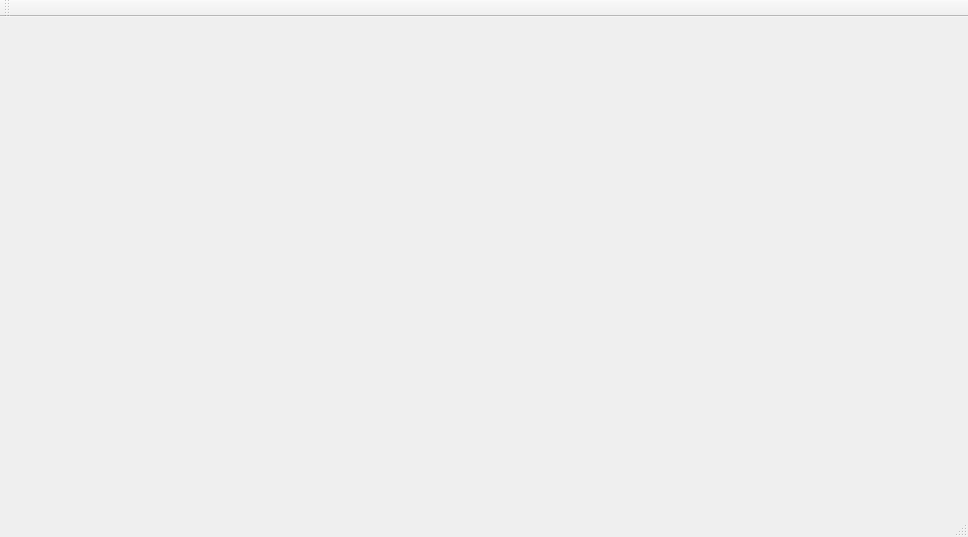
<?xml version="1.0" encoding="UTF-8"?>
<ui version="4.0">
 <class>MainWindow</class>
 <widget class="QMainWindow" name="MainWindow">
  <property name="geometry">
   <rect>
    <x>0</x>
    <y>0</y>
    <width>968</width>
    <height>537</height>
   </rect>
  </property>
  <property name="windowTitle">
   <string>BlockEditor</string>
  </property>
  <widget class="QWidget" name="centralWidget"/>
  <widget class="QMenuBar" name="menuBar">
   <property name="geometry">
    <rect>
     <x>0</x>
     <y>0</y>
     <width>968</width>
     <height>22</height>
    </rect>
   </property>
  </widget>
  <widget class="QToolBar" name="mainToolBar">
   <attribute name="toolBarArea">
    <enum>TopToolBarArea</enum>
   </attribute>
   <attribute name="toolBarBreak">
    <bool>false</bool>
   </attribute>
  </widget>
  <widget class="QStatusBar" name="statusBar"/>
 </widget>
 <layoutdefault spacing="6" margin="11"/>
 <resources/>
 <connections/>
</ui>
